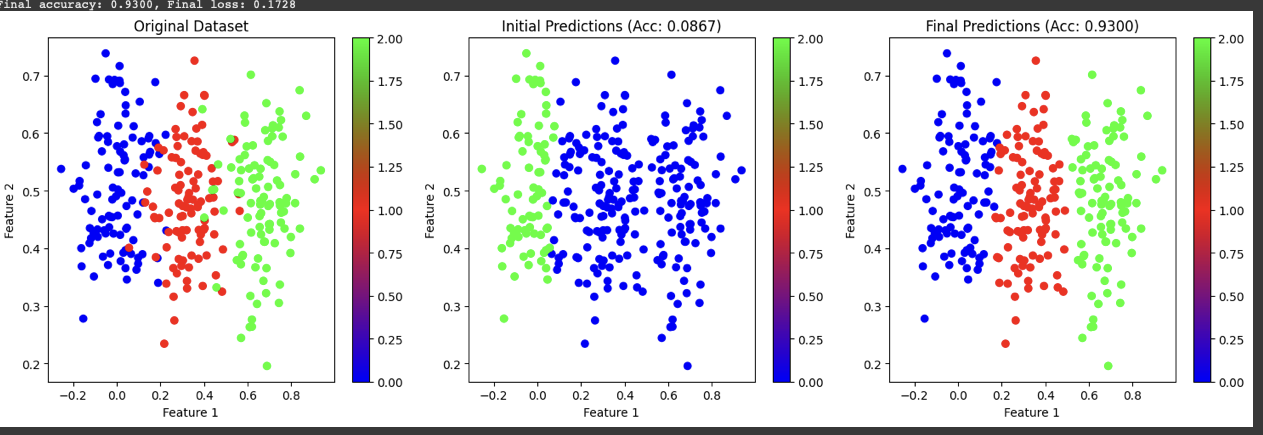

Write the Python code that produced this figure.
import numpy as np
import nnfs
from nnfs.datasets import vertical_data
import matplotlib.pyplot as plt

nnfs.init()

# Dense layer
class Layer_Dense:
    # Layer initialization
    def __init__(self, n_inputs, n_neurons):
        # Initialize weights and biases
        self.weights = 0.01 * np.random.randn(n_inputs, n_neurons)
        self.biases = np.zeros((1, n_neurons))
    
    # Forward pass
    def forward(self, inputs):
        # Calculate output values from inputs, weights and biases
        self.output = np.dot(inputs, self.weights) + self.biases

# ReLU activation
class Activation_ReLU:
    # Forward pass
    def forward(self, inputs):
        # Calculate output values from inputs
        self.output = np.maximum(0, inputs)

# Softmax activation
class Activation_Softmax:
    # Forward pass
    def forward(self, inputs):
        # Get unnormalized probabilities
        exp_values = np.exp(inputs - np.max(inputs, axis=1, keepdims=True))
        # Normalize them for each sample
        probabilities = exp_values / np.sum(exp_values, axis=1, keepdims=True)
        self.output = probabilities

# Common loss class
class Loss:
    # Calculates the data and regularization losses
    # given model output and ground truth values
    def calculate(self, output, y):
        # Calculate sample losses
        sample_losses = self.forward(output, y)
        # Calculate mean loss
        data_loss = np.mean(sample_losses)
        # Return loss
        return data_loss

# Cross-entropy loss
class Loss_CategoricalCrossentropy(Loss):
    # Forward pass
    def forward(self, y_pred, y_true):
        # Number of samples in a batch
        samples = len(y_pred)
        # Clip data to prevent division by 0
        # Clip both sides to not drag mean towards any value
        y_pred_clipped = np.clip(y_pred, 1e-7, 1-1e-7)

        # Probabilities for target values - 
        # only if categorical labels
        if len(y_true.shape) == 1:
            correct_confidences = y_pred_clipped[range(samples), y_true]
        # Mask values - only for one-hot encoded labels
        elif len(y_true.shape) == 2:
            correct_confidences = np.sum(y_pred_clipped*y_true, axis=1)

        # Losses
        negative_log_likelihoods = -np.log(correct_confidences)
        return negative_log_likelihoods

# Create dataset
X, y = vertical_data(samples=100, classes=3)

# Create model
dense1 = Layer_Dense(2, 3)  # first dense layer, 2 inputs
activation1 = Activation_ReLU()
dense2 = Layer_Dense(3, 3)  # second dense layer, 3 inputs, 3 outputs
activation2 = Activation_Softmax()

# Create loss function
loss_function = Loss_CategoricalCrossentropy()

# Helper variables
lowest_loss = 9999999  # some initial value
best_dense1_weights = dense1.weights.copy()
best_dense1_biases = dense1.biases.copy()
best_dense2_weights = dense2.weights.copy()
best_dense2_biases = dense2.biases.copy()

# Save initial parameters for visualization
initial_dense1_weights = dense1.weights.copy()
initial_dense1_biases = dense1.biases.copy()
initial_dense2_weights = dense2.weights.copy()
initial_dense2_biases = dense2.biases.copy()

# Perform a forward pass with initial parameters to get initial predictions
dense1.forward(X)
activation1.forward(dense1.output)
dense2.forward(activation1.output)
activation2.forward(dense2.output)
initial_predictions = np.argmax(activation2.output, axis=1)
initial_loss = loss_function.calculate(activation2.output, y)
initial_accuracy = np.mean(initial_predictions == y)

print("Training started")
for iteration in range(10000):
    # Update weights with some small random values
    dense1.weights += 0.05 * np.random.randn(2, 3)
    dense1.biases += 0.05 * np.random.randn(1, 3)
    dense2.weights += 0.05 * np.random.randn(3, 3)
    dense2.biases += 0.05 * np.random.randn(1, 3)
    
    # Perform a forward pass of our training data through this layer
    dense1.forward(X)
    activation1.forward(dense1.output)
    dense2.forward(activation1.output)
    activation2.forward(dense2.output)
    
    # Perform a forward pass through activation function
    # it takes the output of second dense layer here and returns loss
    loss = loss_function.calculate(activation2.output, y)
    
    # Calculate accuracy from output of activation2 and targets
    # calculate values along first axis
    predictions = np.argmax(activation2.output, axis=1)
    accuracy = np.mean(predictions == y)
    
    # If loss is smaller - print and save weights and biases aside
    if loss < lowest_loss:
        print(f'New set of weights found, iteration: {iteration}, loss: {loss:.4f}, acc: {accuracy:.4f}')
        best_dense1_weights = dense1.weights.copy()
        best_dense1_biases = dense1.biases.copy()
        best_dense2_weights = dense2.weights.copy()
        best_dense2_biases = dense2.biases.copy()
        lowest_loss = loss
    # Revert weights and biases
    else:
        dense1.weights = best_dense1_weights.copy()
        dense1.biases = best_dense1_biases.copy()
        dense2.weights = best_dense2_weights.copy()
        dense2.biases = best_dense2_biases.copy()

print("\nTraining complete!")
print(f"Best loss: {lowest_loss:.4f}")

# Perform a forward pass with the best parameters to get final predictions
dense1.weights = best_dense1_weights.copy()
dense1.biases = best_dense1_biases.copy()
dense2.weights = best_dense2_weights.copy()
dense2.biases = best_dense2_biases.copy()

dense1.forward(X)
activation1.forward(dense1.output)
dense2.forward(activation1.output)
activation2.forward(dense2.output)
final_predictions = np.argmax(activation2.output, axis=1)
final_accuracy = np.mean(final_predictions == y)

print(f"\nPerformance Comparison:")
print(f"Initial accuracy: {initial_accuracy:.4f}, Initial loss: {initial_loss:.4f}")
print(f"Final accuracy: {final_accuracy:.4f}, Final loss: {lowest_loss:.4f}")

# Visualize the data and predictions
plt.figure(figsize=(15, 5))

# Plot the original data
plt.subplot(1, 3, 1)
plt.scatter(X[:, 0], X[:, 1], c=y, cmap='brg')
plt.colorbar()
plt.title('Original Dataset')
plt.xlabel('Feature 1')
plt.ylabel('Feature 2')

# Plot initial predictions
plt.subplot(1, 3, 2)
plt.scatter(X[:, 0], X[:, 1], c=initial_predictions, cmap='brg')
plt.colorbar()
plt.title(f'Initial Predictions (Acc: {initial_accuracy:.4f})')
plt.xlabel('Feature 1')
plt.ylabel('Feature 2')

# Plot final predictions
plt.subplot(1, 3, 3)
plt.scatter(X[:, 0], X[:, 1], c=final_predictions, cmap='brg')
plt.colorbar()
plt.title(f'Final Predictions (Acc: {final_accuracy:.4f})')
plt.xlabel('Feature 1')
plt.ylabel('Feature 2')

plt.tight_layout()
plt.show()
